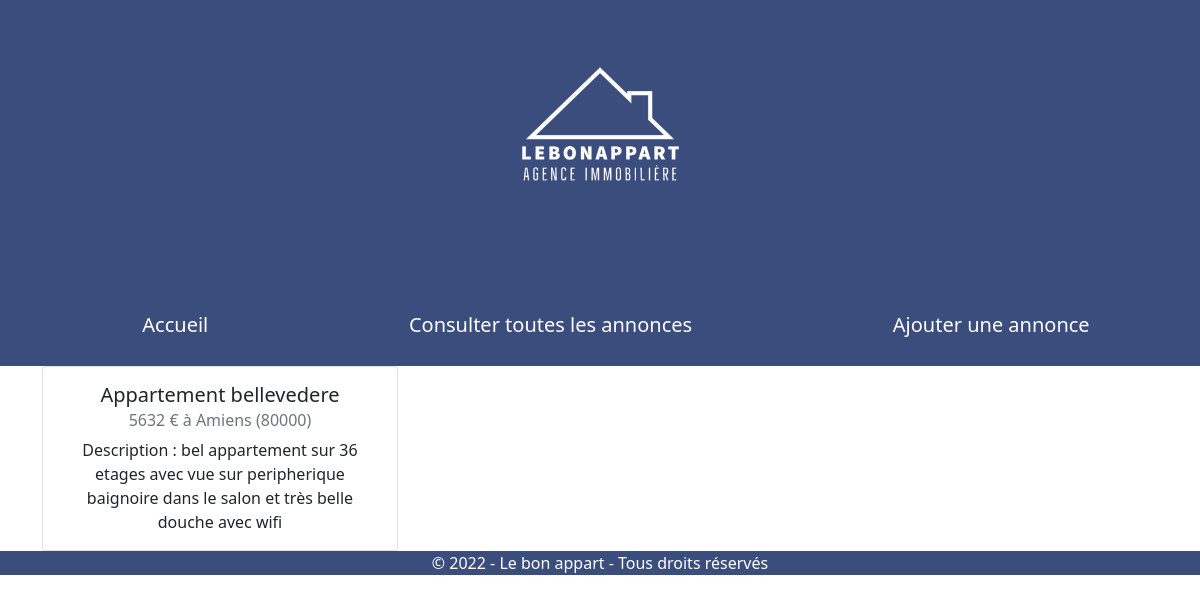
The app's page /details.php?action=detail&price=5632 with its own data.
### tables this page shows
CREATE TABLE `advert` (
  `id` int(11) NOT NULL,
  `title` varchar(150) NOT NULL,
  `description` text NOT NULL,
  `postal_code` varchar(5) NOT NULL,
  `city` varchar(30) NOT NULL,
  `type` enum('location','vente') NOT NULL,
  `price` varchar(15) NOT NULL,
  `reservation_message` text NOT NULL
);

### inc/init.inc.php (called while the page is built, shortened)
<?php
$content = '';
?>

### details.php (the view)
<?php require_once './inc/header.inc.php'; ?>
<?php
if (isset($_GET['action']) && $_GET['action'] == 'detail') {
    $bien = $pdo->query("SELECT * FROM advert WHERE price = '$_GET[price]'");
    $info = $bien->fetch(PDO::FETCH_ASSOC);
    $content .= '<div class="container"><div class="row"><div class="col-4">';
    $content .= '<div class="card"><div class="card-body text-center">';
    $content .= "<h5 class=\"card-title\">$info[title]</h5>";
    $content .= "<h6 class=\"card-subtitle mb-2 text-muted\">$info[price] € à $info[city]  ($info[postal_code])</h6>";
    $content .= "<p class=\"card-text\">Description : $info[description]</p>";
    $content .= '</div></div></div></div></div>';
}
?>
<?php echo $content; ?>
<?php require_once './inc/footer.inc.php'; ?>

### css/style.css (style rules this page uses)
* { margin: 0px; padding: 0px; box-sizing: border-box; }
body { background-color:white; color: black; font-family: 'Roboto', sans-serif; }

### records on screen
advert: title "Appartement bellevedere", price "5632", city "Amiens", postal_code "80000", description "bel appartement sur 36 etages avec vue sur peripherique baignoire dans le salon et très belle douche avec wifi"
